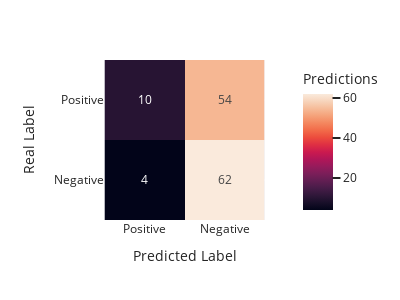

Notebook code cell kept with this figure:
### Markdown cell above
##### 7.7. Individual Sample Visualization

### Code cell
# Create signal_df
event_idx = 23
print(dataset.csv_list[event_idx])
sample_df, conf_matrix = signal_exploration(event_idx, dataset, model)
metrics = conf_matrix_metrics(conf_matrix)
print(f"Confusion Matrix: {conf_matrix}")
print(sample_df)
plot_confusion_matrix(metrics)
false_positive = sample_df.query('Result == "FP"')
false_negative = sample_df.query('Result == "FN"')
# sample_df = pd.concat([sample_df, sample_df])
print("FALSE POSITVES")
print(false_positive)
print("")
print("FALSE NEGATIVES")
print(false_negative)

### Figure 1 — Plotly figure (JSON) as saved in the notebook; plotly's stock layout.template omitted (floating-point values rounded to 4 significant figures)
{"data": [{"coloraxis": "coloraxis", "hovertemplate": "Predicted Label: %{x}<br>Real Label: %{y}<br>Predictions: %{z}<extra></extra>", "name": "0", "texttemplate": "%{z}", "type": "heatmap", "x": ["Positive", "Negative"], "xaxis": "x", "y": ["Positive", "Negative"], "yaxis": "y", "z": [[10, 54], [4, 62]]}], "layout": {"coloraxis": {"colorbar": {"title": {"text": "Predictions"}}, "colorscale": [[0, "rgb(2,4,25)"], [0.0625, "rgb(24,15,41)"], [0.125, "rgb(47,23,57)"], [0.1875, "rgb(71,28,72)"], [0.25, "rgb(97,30,82)"], [0.3125, "rgb(123,30,89)"], [0.375, "rgb(150,27,91)"], [0.4375, "rgb(177,22,88)"], [0.5, "rgb(203,26,79)"], [0.5625, "rgb(223,47,67)"], [0.625, "rgb(236,76,61)"], [0.6875, "rgb(242,107,73)"], [0.75, "rgb(244,135,95)"], [0.8125, "rgb(245,162,122)"], [0.875, "rgb(246,188,153)"], [0.9375, "rgb(247,212,187)"], [1, "rgb(250,234,220)"]]}, "height": 300, "margin": {"t": 60}, "width": 400, "xaxis": {"anchor": "y", "constrain": "domain", "domain": [0, 1], "scaleanchor": "y", "title": {"text": "Predicted Label"}}, "yaxis": {"anchor": "x", "autorange": "reversed", "constrain": "domain", "domain": [0, 1], "title": {"text": "Real Label"}}}}
